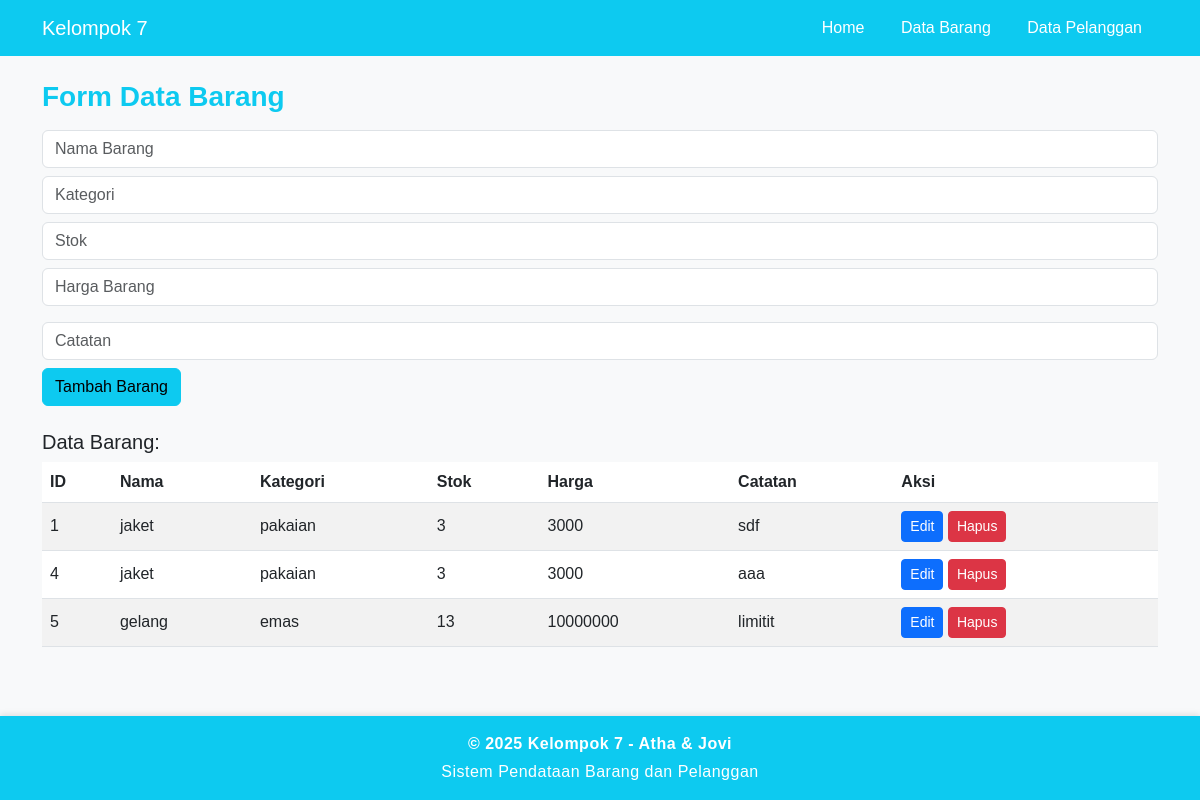
The app's page /form_614 with its own data.
### tables this page shows
CREATE TABLE "barang614" (
	"id"	INTEGER,
	"nama"	TEXT,
	"kategori"	TEXT,
	"stok"	INTEGER,
	"harga"	INTEGER,
	"catatan"	TEXT,
	PRIMARY KEY("id" AUTOINCREMENT)
);

### App.py (the view, shortened to what this page needs)
@app.route('/form_614', methods=['GET', 'POST'])
def form_614():
    data = barang.get_barang_all()
    return render_template('form_614.html', data=data)

### Model614.py (called while the page is built)
def get_barang_all():
    conn = sqlite3.connect(DB_NAME)
    cursor = conn.cursor()
    cursor.execute('SELECT * FROM barang614 ORDER BY id')       #mengambil semua data dari tabel barang614 dan mengurutkannya berdasarkan id
    rows = cursor.fetchall()
    conn.close()        #menutup koneksi database
    return rows

### templates/form_614.html (shortened to what this page needs)
{% extends "base.html" %}
{% block tengah7 %}
<h3 class="text-info mb-3">Form Data Barang </h3>
<form method="POST" class="mb-4">
    <input type="text" name="nama614" placeholder="Nama Barang" class="form-control mb-2" required>
    <input type="text" name="kategori614" placeholder="Kategori" class="form-control mb-2" required>
    <input type="number" name="stok614" placeholder="Stok" class="form-control mb-2" required>
    <input type="number" name="harga614" placeholder="Harga Barang" class="form-control mb-3" required>
    <input type="text" name="catatan614" placeholder="Catatan" class="form-control mb-2" required>
    <button type="submit" class="btn btn-info">Tambah Barang</button>
</form>
<h5>Data Barang:</h5>
<table class="table table-striped">
    <thead>
        <tr>
            <th>ID</th><th>Nama</th><th>Kategori</th><th>Stok</th><th>Harga</th><th>Catatan</th><th>Aksi</th>
        </tr>
    </thead>
    <tbody>
        {% for b in data %}
        <tr id="row-{{ b[0] }}">
            <td>{{ b[0] }}</td>
            <td id="name-{{ b[0] }}">{{ b[1] }}</td>
            <td id="cat-{{ b[0] }}">{{ b[2] }}</td>
            <td id="stok-{{ b[0] }}">{{ b[3] }}</td>
            <td id="harga-{{ b[0] }}">{{ b[4] }}</td>
            <td id="catatan-{{ b[0] }}">{{ b[5] }}</td>
            <td>
                <button
                    class="btn btn-sm btn-primary edit-btn"
                    data-id="{{ b[0] }}"
                    data-nama="{{ b[1] }}"
                    data-kategori="{{ b[2] }}"
                    data-stok="{{ b[3] }}"
                    data-harga="{{ b[4] }}"
                    data-catatan="{{ b[5] }}">
                    Edit
                </button>
                <button class="delete-btn btn btn-sm btn-danger" data-id="{{ b[0] }}">Hapus</button>
            </td>
        </tr>
        {% endfor %}
    </tbody>
</table>
{% endblock %}
{% block bawah7 %}
<footer class="bg-info text-white text-center py-3 mt-auto">
    <div class="container">
        <p class="mb-1 fw-bold">© 2025 Kelompok 7 - Atha & Jovi</p>
        <p class="mb-0">Sistem Pendataan Barang dan Pelanggan</p>
    </div>
</footer>
{% endblock %}

### static/style.css (style rules this page uses)
body { background-color: #f8f9fa; font-family: 'Poppins', sans-serif; }
h3, h2, h1 { font-weight: 600; }
.table th, .table td { vertical-align: middle; }
footer { position: relative; bottom: 0; width: 100%; text-align: center; font-family: 'Poppins', sans-serif; letter-spacing: 0.5px; box-shadow: 0 -2px 6px rgba(0, 0, 0, 0.1); }

### records on screen
barang614: id "1", nama "jaket", kategori "pakaian", stok "3", harga "3000", catatan "sdf"
barang614: id "4", nama "jaket", kategori "pakaian", stok "3", harga "3000", catatan "aaa"
barang614: id "5", nama "gelang", kategori "emas", stok "13", harga "10000000", catatan "limitit"
